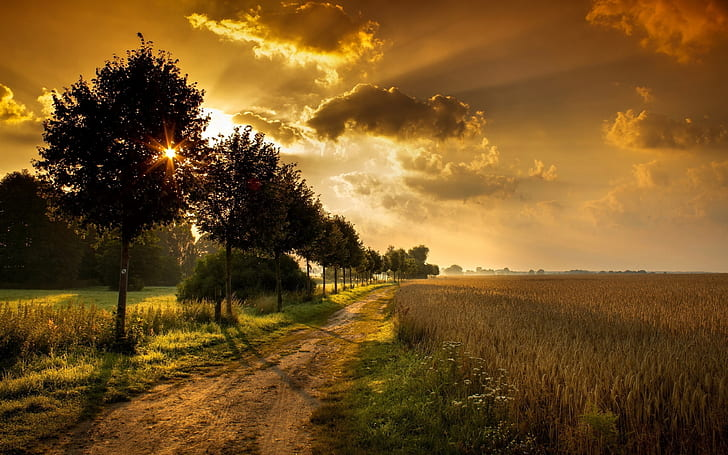
#> input picture Assignment 1/image.jpg, 728 x 455 px
$ jupyter execute Assignment_1.ipynb
#> lines starting #> are read from the running program, lines starting #| are printed output that depends on the picture
[cell 1]
import cv2
import numpy as np
import matplotlib.pyplot as plt
from math import log10, sqrt

import warnings
warnings.filterwarnings("ignore")

### Extract RGB Channels

[cell 2]
# Load image
image = cv2.imread('image.jpg')
#> image is the input picture: shape (455, 728, 3); mean B, G, R 33.8, 82.4, 117.1

# Convert to RGB and split channels
image_rgb = cv2.cvtColor(image, cv2.COLOR_BGR2RGB)
R, G, B = cv2.split(image_rgb)
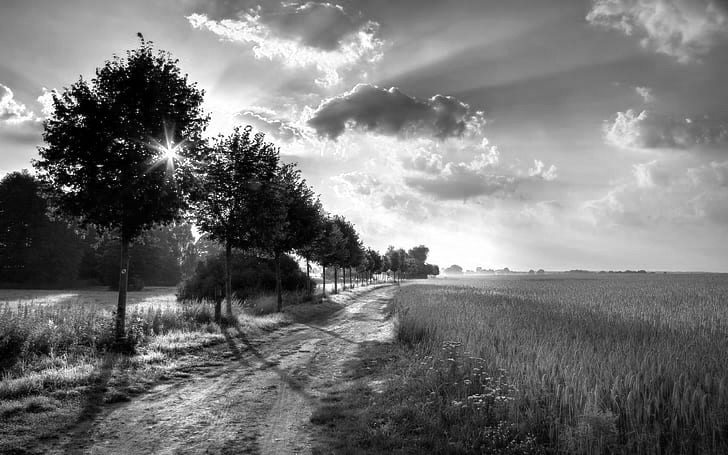
#> R: shape (455, 728); min 0, max 255, mean 117.1
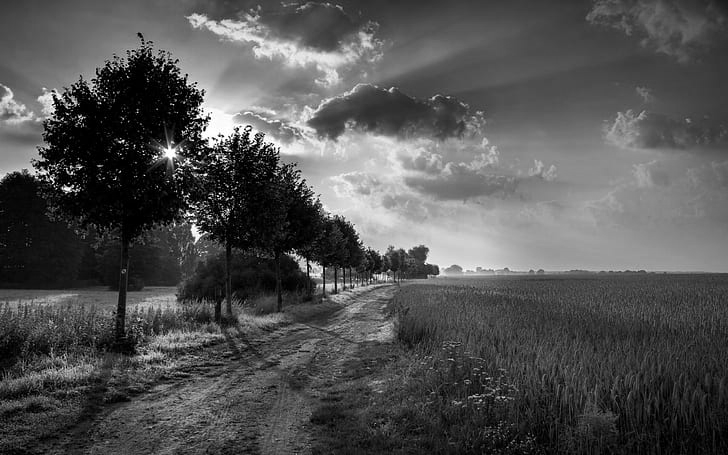
#> G: shape (455, 728); min 0, max 255, mean 82.4
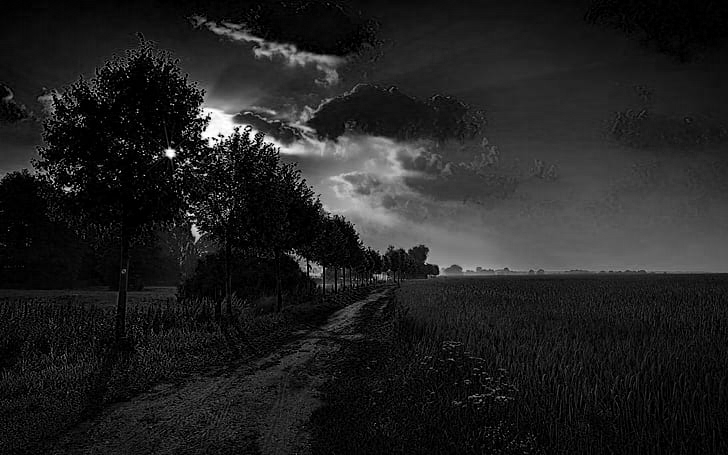
#> B: shape (455, 728); min 0, max 255, mean 33.8

# Display original and channels using matplotlib
plt.figure(figsize=(10, 5))
plt.subplot(1, 4, 1)
plt.imshow(image_rgb)
plt.axis('off')
plt.title("Original Image")
plt.subplot(1, 4, 2)
plt.imshow(R, cmap='Reds')
plt.axis('off')
plt.title("Red Channel")
plt.subplot(1, 4, 3)
plt.imshow(G, cmap='Greens')
plt.axis('off')
plt.title("Green Channel")
plt.subplot(1, 4, 4)
plt.imshow(B, cmap='Blues')
plt.axis('off')
plt.title("Blue Channel")
plt.tight_layout()
plt.show()

### Image Resizing and PSNR Calculation

#### Helper Function for PSNR

[cell 3]
def calculate_psnr(original, compressed):
    mse = np.mean((original - compressed) ** 2)
    if mse == 0:
        return float('inf')
    return 20 * log10(255 / sqrt(mse))

#### Nearest Neighbor, Bilinear, and Bicubic Interpolation

[cell 4]
# Resize image to 112x112
square_image = cv2.resize(image_rgb, (112, 112))
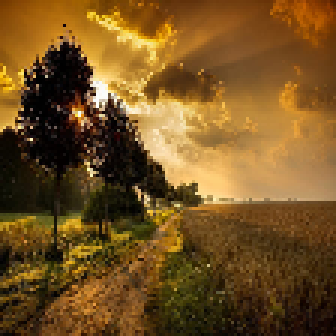
#> square_image: shape (112, 112, 3) (shown 3 times larger); mean R, G, B 117, 82.3, 33.7

# Downsample and upsample using different methods
methods = {'Nearest': cv2.INTER_NEAREST, 'Bilinear': cv2.INTER_LINEAR, 'Bicubic': cv2.INTER_CUBIC}
results = {}

plt.figure(figsize=(12, 8))

for i, (method_name, interpolation) in enumerate(methods.items(), start=1):
    # Downsample
    down_image = cv2.resize(square_image, (56, 56), interpolation=interpolation)
    # Upsample
    up_image = cv2.resize(down_image, (112, 112), interpolation=interpolation)
    # PSNR
    psnr = calculate_psnr(square_image, up_image)
    results[method_name] = psnr

    # Display results
    plt.subplot(3, len(methods), i)
    plt.imshow(down_image)
    plt.axis('off')
    plt.title(f"{method_name} Downsample")

    plt.subplot(3, len(methods), i + len(methods))
    plt.imshow(up_image)
    plt.axis('off')
    plt.title(f"{method_name} Upsample\nPSNR: {psnr:.2f}")
#> this loop made 3 passes
#> (mse in calculate_psnr, psnr) on passes 1 to 3: (45.62, 31.54), (48.93, 31.24), (47.36, 31.38)
#> pass 1, `down_image = cv2.resize(square_image, (56, 56), interpolation=interpol..`:
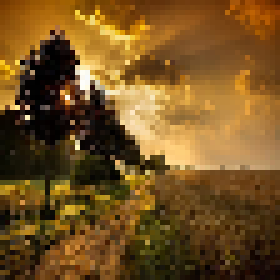
#> down_image: shape (56, 56, 3) (shown 5 times larger); mean R, G, B 117.5, 82.6, 33.8
#> after the loop, results = {'Nearest': 31.54, 'Bilinear': 31.24, 'Bicubic': 31.38}

plt.tight_layout()
plt.show()
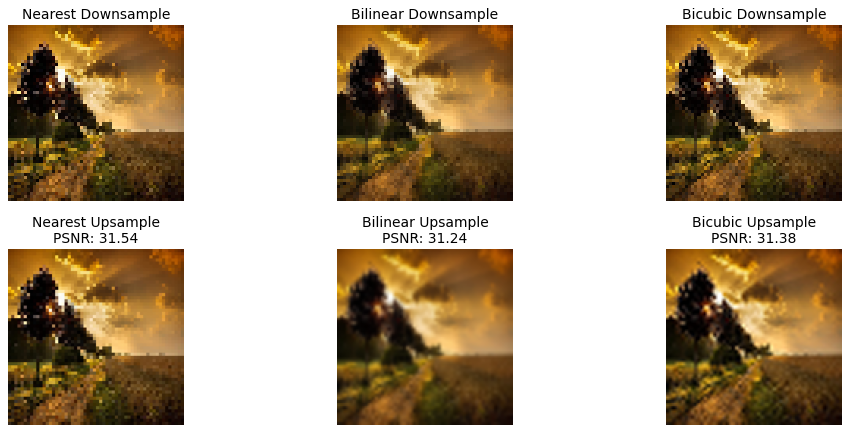
#> figure drawn by matplotlib, 6 panels

### Intensity Transformations

[cell 5]
# Load grayscale image
gray_image = cv2.imread('image.jpg', cv2.IMREAD_GRAYSCALE)
#> gray_image: shape (455, 728); min 0, max 255, mean 87.2

# Transformations
negative = 255 - gray_image
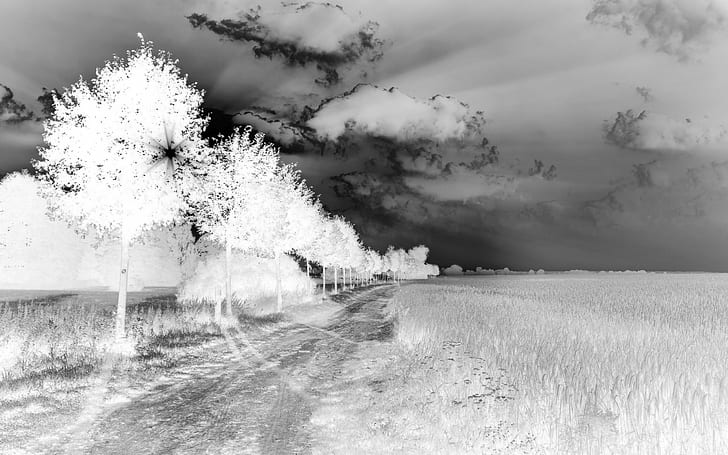
#> negative: shape (455, 728); min 0, max 255, mean 167.8
log_transform = (255 / np.log(1 + np.max(gray_image))) * np.log(1 + gray_image)
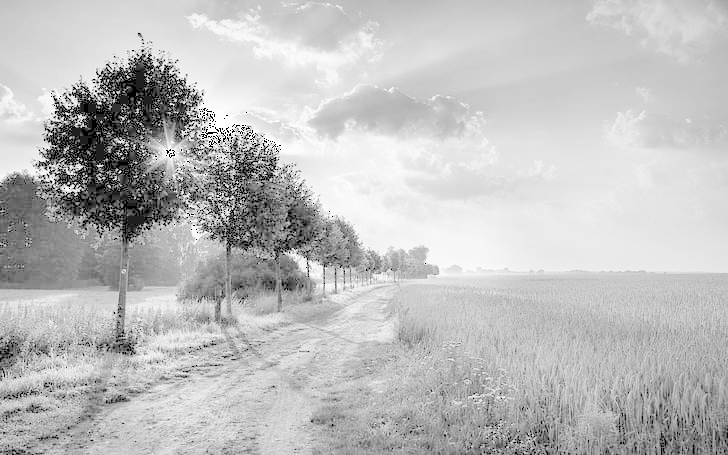
#> log_transform: shape (455, 728) float16; 0.12% of the values are NaN or infinite; the others: min 0, max 255, mean 190.1; drawn with min black, max white, NaN and infinite black
gamma_values = np.arange(0.25, 2.25, 0.25)
gamma_images = [np.clip((gray_image / 255.0) ** gamma * 255, 0, 255).astype(np.uint8) for gamma in gamma_values]
#> gamma_images = 8 items

# Display results
plt.figure(figsize=(15, 10))

# Original and negative
plt.subplot(3, 4, 1)
plt.imshow(gray_image, cmap='gray')
plt.title("Original Image")
plt.subplot(3, 4, 2)
plt.imshow(negative, cmap='gray')
plt.title("Negative")

# Log transformation
plt.subplot(3, 4, 3)
plt.imshow(log_transform, cmap='gray')
plt.title("Log Transform")

# Gamma corrections
for i, (gamma, gamma_image) in enumerate(zip(gamma_values, gamma_images), start=4):
    plt.subplot(3, 4, i)
    plt.imshow(gamma_image, cmap='gray')
    plt.title(f"Gamma: {gamma:.2f}")
#> this loop made 8 passes
#> gamma on passes 1 to 8: 0.25, 0.5, 0.75, 1, 1.25, 1.5, 1.75, 2

plt.tight_layout()
plt.show()
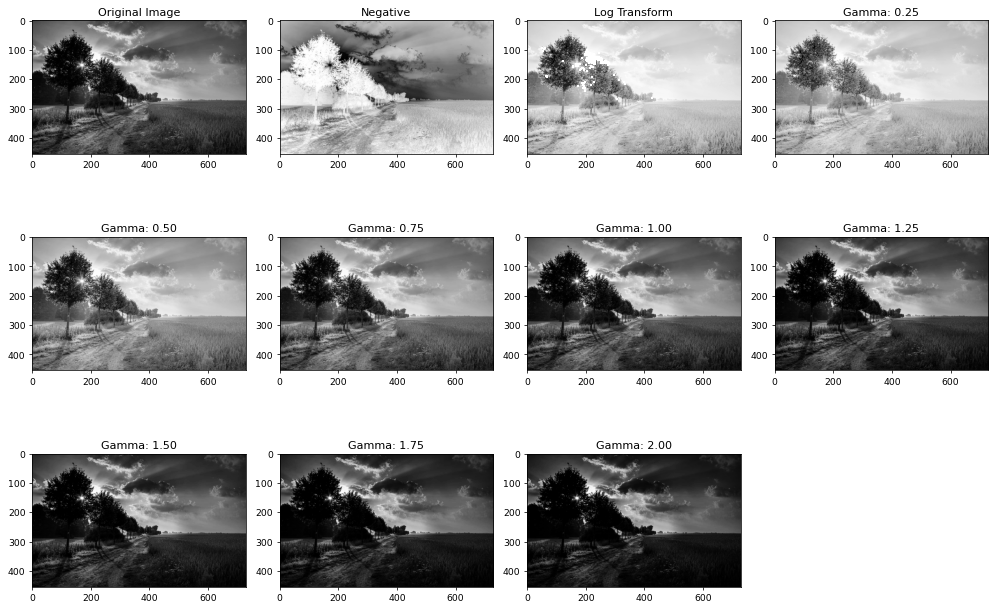
#> figure drawn by matplotlib, 11 panels

### Bit Plane Slicing

[cell 6]
# Load grayscale image
gray_image = cv2.imread('image.jpg', cv2.IMREAD_GRAYSCALE)

# Extract bit planes
bit_planes = [(gray_image & (1 << i)) >> i for i in range(8)]
#> bit_planes = 8 items

# Display bit planes
plt.figure(figsize=(12, 6))
for i, plane in enumerate(bit_planes):
    plt.subplot(2, 4, i + 1)
    plt.imshow(plane * 255, cmap='gray')
    plt.title(f"Bit Plane {i}")
#> this loop made 8 passes

plt.tight_layout()
plt.show()
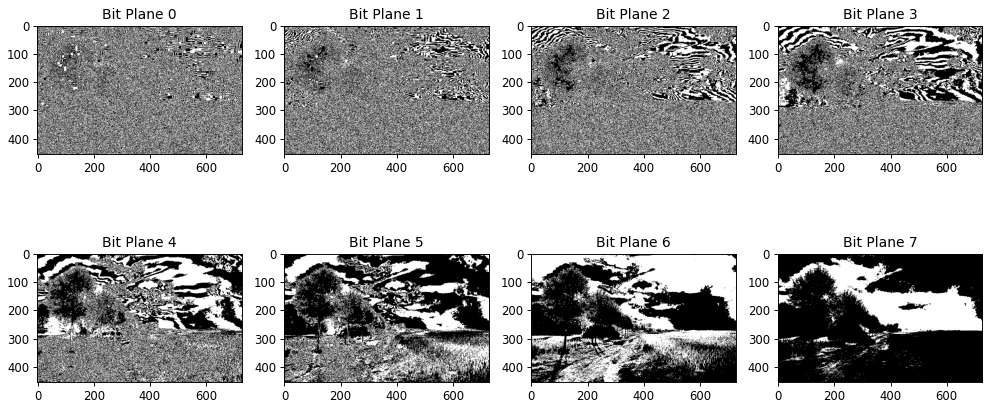
#> figure drawn by matplotlib, 8 panels
